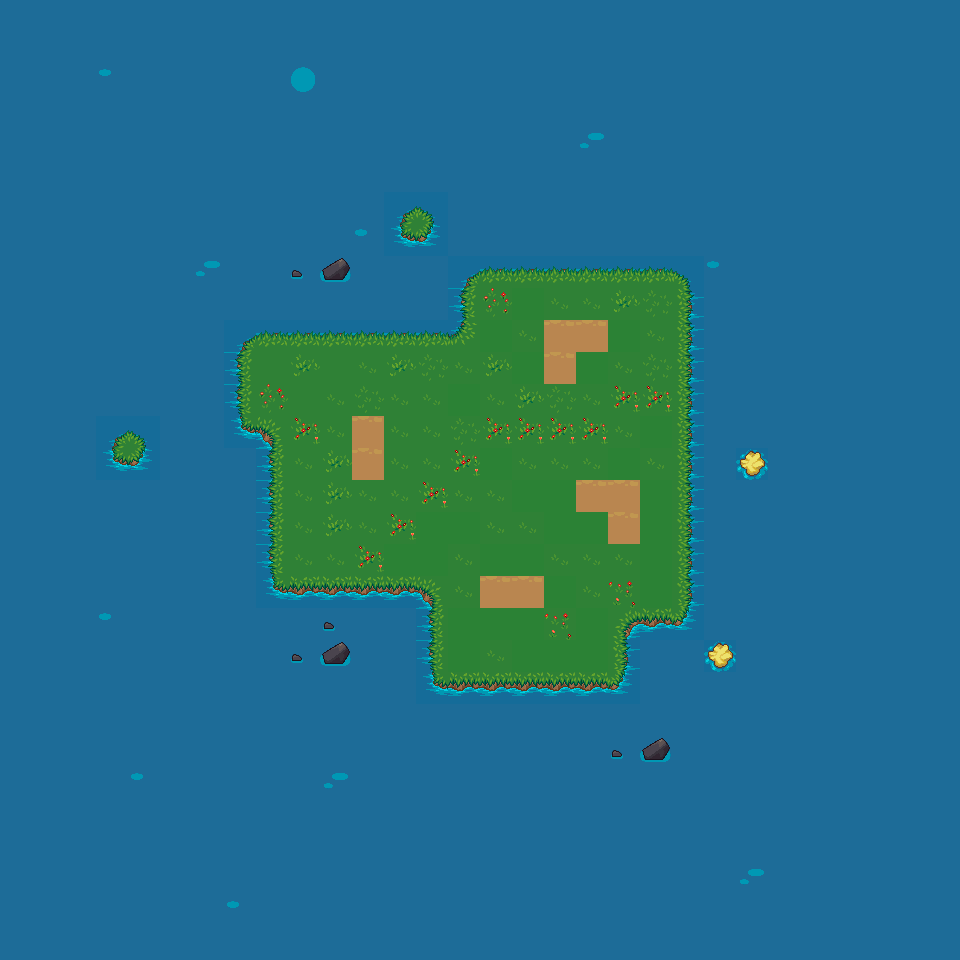

A 2D game scene composited from a Tiled map and its tileset images. What follows is a short description and the map's XML, with each tile layer's data collapsed to a summary:
An orthogonal 30x30 tile map with 32x32 px tiles, 2 tile layers (Map Data, Above Ground), 1 hidden layer not drawn, 2 tilesets.

<map version="1.0" orientation="orthogonal" width="30" height="30" tilewidth="32" tileheight="32">
 <tileset firstgid="1" name="Terrain" tilewidth="32" tileheight="32">
  <image source="../terrain_atlas.png" width="1024" height="1024" />
 </tileset>
 <tileset firstgid="1025" name="players" tilewidth="32" tileheight="32">
  <image source="players.png" width="160" height="32" />
 </tileset>
 <layer name="Map Data" width="30" height="30">
  <data>[900 cells, 900 non-empty, 27 distinct tile ids]</data>
 </layer>
 <layer name="Above Ground" width="30" height="30">
  <data>[900 cells, 14 non-empty, 3 distinct tile ids]</data>
 </layer>
 <layer name="Players" width="30" height="30" visible="0" opacity="0.43">
  <data>[900 cells, 178 non-empty, 3 distinct tile ids]</data>
 </layer>
</map>
